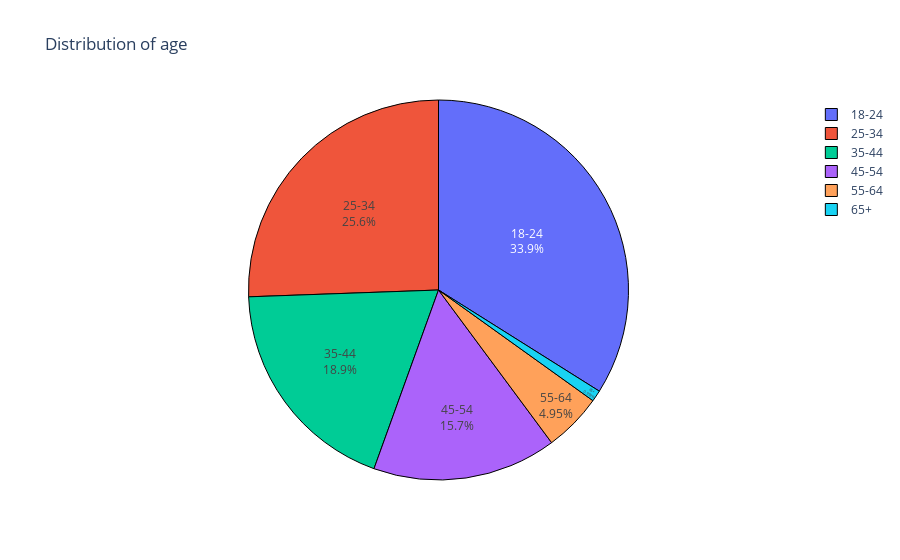

Here is the notebook cell this chart was saved with:
### Code cell
fig = px.pie(data_mod2, names = 'Age', title = 'Distribution of age')
fig.update_traces(textposition= 'inside', textinfo = 'percent+label',
                  marker = dict(line = dict(color='black', width= 1)))

### Figure 1 — Plotly figure (JSON) as saved in the notebook; plotly's stock layout.template omitted (floating-point values rounded to 4 significant figures; data arrays with more than 128 entries replaced by an {"elided": "..."} marker saying what was removed)
{"data": [{"domain": {"x": [0, 1], "y": [0, 1]}, "hovertemplate": "Age=%{label}<extra></extra>", "labels": {"elided": "1877 str values"}, "legendgroup": "", "marker": {"line": {"color": "black", "width": 1}}, "name": "", "showlegend": true, "textinfo": "percent+label", "textposition": "inside", "type": "pie"}], "layout": {"legend": {"tracegroupgap": 0}, "title": {"text": "Distribution of age"}}}
